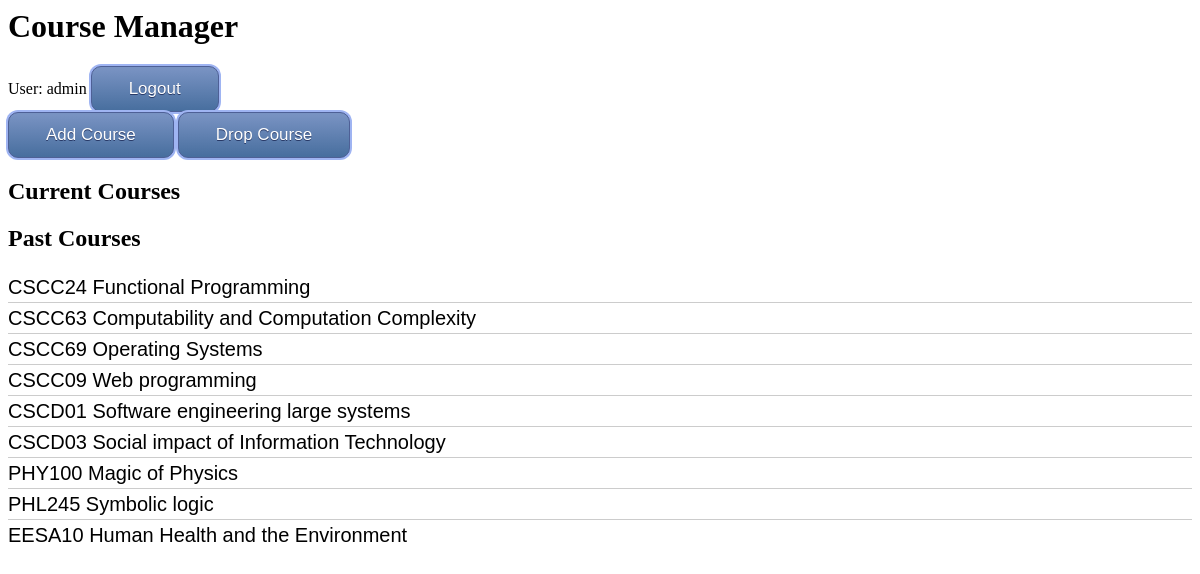
The app's page /courses/ (signed in) with its own data.
### courses/models.py (models this page shows, shortened)
class UserCourse(models.Model):
    user = models.ForeignKey(User, on_delete=models.CASCADE)
    course = models.ForeignKey(Course, on_delete=models.CASCADE)
    is_current = models.BooleanField(default=True)

class Course(models.Model):
    course_code = models.CharField(max_length=20)
    course_name = models.CharField(max_length=200)

### courses/views.py (the view)
# urls.py: path('', views.index, name='index'),
@login_required(login_url='/accounts/login/')
def index(request):
    courses = UserCourse.objects.filter(user=request.user)
    context = {
        'course_list' : courses,
    }
    return render(request, 'courses/index.html', context=context)

### courses/templates/courses/index.html (shortened to what this page needs)
{% load static %}
<link rel="stylesheet" type="text/css" href="{% static 'courses/style.css' %}">
<h1>Course Manager</h1>
{% if user.is_authenticated %}
<div>
    User: {{ user.get_username }}
    <a class="button" href="{% url 'logout'%}?next={{request.path}}">Logout</a>
</div>
<a class="button" href="{% url 'courses:add_course' %}">Add Course</a>
<a class="button" href="{% url 'courses:drop_course' %}">Drop Course</a>
<h2>Current Courses</h2>
<h2>Past Courses</h2>
{% if course_list %}
<ul>
    {% for usercourse in course_list %}
        {% if not usercourse.is_current%}
        <li><a href="{% url 'courses:detail' usercourse.course.id %}">{{ usercourse.course.course_code }} {{ usercourse.course.course_name}}</a></li>
        {% endif%}
    {% endfor %}
</ul>
{% else %}
<p>No courses are taken in the past.</p>
{% endif %}
{% else %}
<p> You are not authenticated, please
<a href="{% url 'login'%}?next={{request.path}}">Login</a></p>
{% endif %}

### courses/static/courses/style.css (style rules this page uses)
ul { list-style-type: none; margin: 0; padding: 0; }
li { font: 200 20px/1.5 Helvetica, Verdana, sans-serif; border-bottom: 1px solid #ccc; }
li:last-child { border: none; }
li a { text-decoration: none; color: #000; display: block; -webkit-transition: font-size 0.3s ease, background-color 0.3s ease; -moz-transition: font-size 0.3s ease, background-color 0.3s ease; -o-transition: font-size 0.3s ease, background-color 0.3s ease; -ms-transition: font-size 0.3s ease, background-color 0.3s ease; transition: font-size 0.3s ease, background-color 0.3s ease; }
.button { -moz-box-shadow: 0px 0px 0px 2px #9fb4f2; -webkit-box-shadow: 0px 0px 0px 2px #9fb4f2; box-shadow: 0px 0px 0px 2px #9fb4f2; background:-webkit-gradient(linear, left top, left bottom, color-stop(0.05, #7892c2), color-stop(1, #476e9e)); background:-moz-linear-gradient(top, #7892c2 5%, #476e9e 100%); background:-webkit-linear-gradient(top, #7892c2 5%, #476e9e 100%); background:-o-linear-gradient(top, #7892c2 5%, #476e9e 100%); background:-ms-linear-gradient(top, #7892c2 5%, #476e9e 100%); background:linear-gradient(to bottom, #7892c2 5%, #476e9e 100%); filter:progid:DXImageTransform.Microsoft.gradient(startColorstr='#7892c2', endColorstr='#476e9e',GradientType=0); background-color:#7892c2; -moz-border-radius:10px; -webkit-border-radius:10px; border-radius:10px; border:1px solid #4e6096; display:inline-block; cursor:pointer; color:#ffffff; font-family:Arial; font-size:17px; padding:12px 37px; text-decoration:none; text-shadow:0px 1px 0px #283966; }

### records on screen
UserCourse: course.course_code "CSCC24", course.course_name "Functional Programming"
UserCourse: course.course_code "CSCC63", course.course_name "Computability and Computation Complexity"
UserCourse: course.course_code "CSCC69", course.course_name "Operating Systems"
UserCourse: course.course_code "CSCC09", course.course_name "Web programming"
UserCourse: course.course_code "CSCD01", course.course_name "Software engineering large systems"
UserCourse: course.course_code "CSCD03", course.course_name "Social impact of Information Technology"
UserCourse: course.course_code "PHY100", course.course_name "Magic of Physics"
UserCourse: course.course_code "PHL245", course.course_name "Symbolic logic"
UserCourse: course.course_code "EESA10", course.course_name "Human Health and the Environment"

### other values on screen
{{ user.get_username }} "admin"
